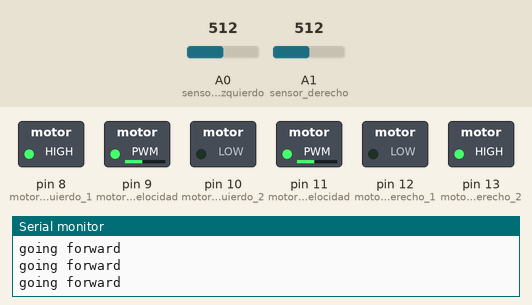
Simulated run of this sketch. Board: Arduino Uno, built with avr-gcc and run on an emulated ATmega328P. Parts: switched loads named in the sketch (green lamp = pin HIGH), the last lines printed to the serial monitor. The inputs (shaded band) are chosen by the test bench; at power-on: A0 (sensor_izquierdo) = 512, A1 (sensor_derecho) = 512.

Above: at 4.2 s.
4.3 s: A0 (sensor_izquierdo) set to 489
At 5.3 s:
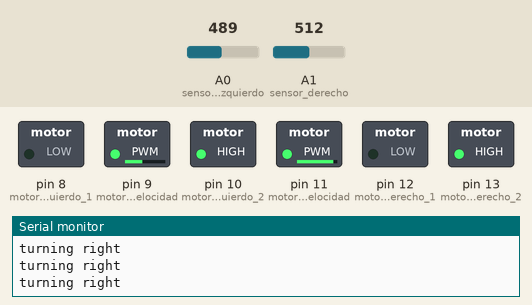
5.8 s: A1 (sensor_derecho) set to 485
At 6.6 s:
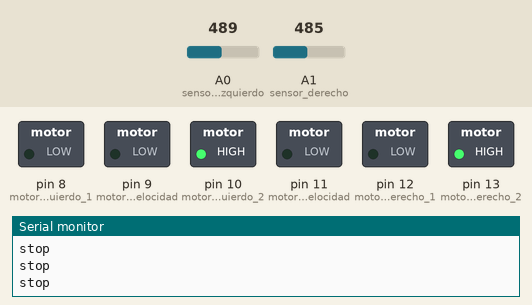
7.3 s: A0 (sensor_izquierdo) set to 510
At 8.0 s:
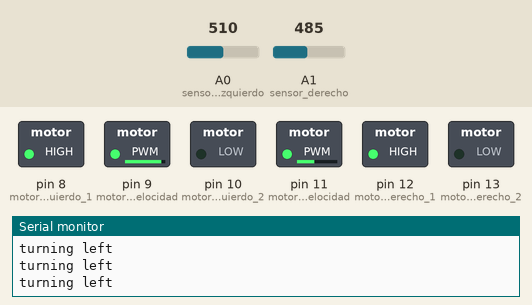
8.8 s: A0 (sensor_izquierdo) set to 490
At 10.0 s:
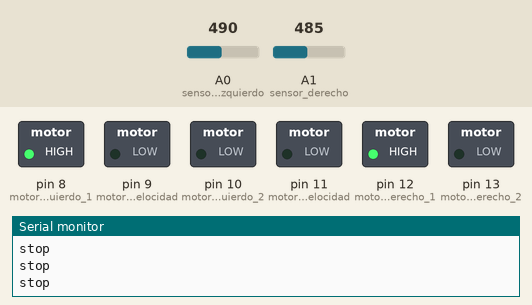
10.3 s: A1 (sensor_derecho) set to 510
At 11.6 s:
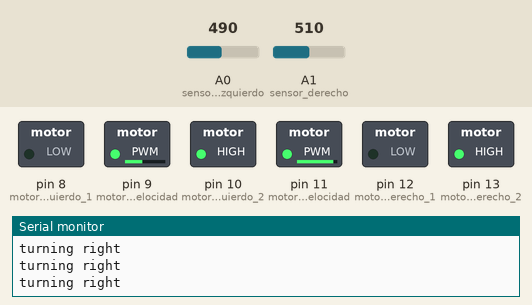
13.3 s: A0 (sensor_izquierdo) set to 511
At 14.3 s:
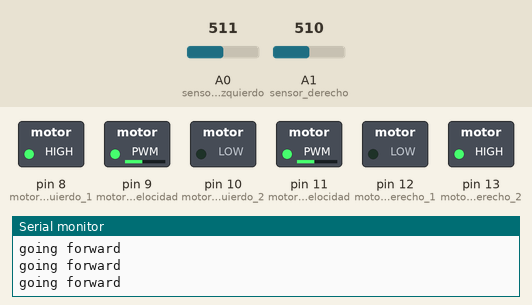
Timing chart, 0 to 15.8 s (numbered marks = the images above; inputs shaded):
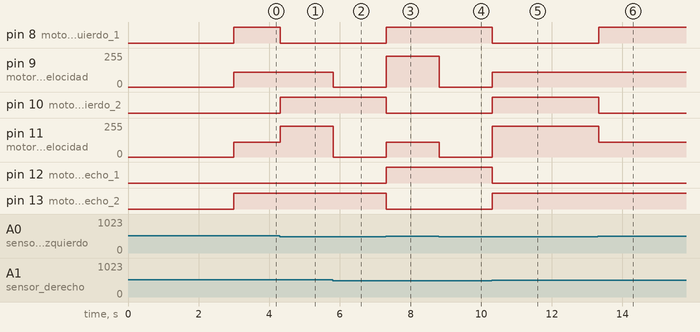

Measured:
- the behaviour switches between 500 and 499 on A0 (sensor_izquierdo) (found by bisection; images 0 and 1)
- the behaviour switches between 500 and 499 on A1 (sensor_derecho) (found by bisection; images 1 and 2)
- after the input at 4.3 s, pin 8 (motor_izquierdo_1): HIGH → LOW at once; pin 10 (motor_izquierdo_2): LOW → HIGH at once; pin 11 (motor_derecho_velocidad): 110/255 → 230/255 at once
- after the input at 5.8 s, pin 9 (motor_izquierdo_velocidad): 110/255 → 0/255 at once; pin 11 (motor_derecho_velocidad): 230/255 → 0/255 at once
- after the input at 7.3 s, pin 8 (motor_izquierdo_1), pin 12 (motor_derecho_1): LOW → HIGH at once; pin 9 (motor_izquierdo_velocidad): 0/255 → 230/255 at once; pin 10 (motor_izquierdo_2), pin 13 (motor_derecho_2): HIGH → LOW at once; pin 11 (motor_derecho_velocidad): 0/255 → 110/255 at once
- after the input at 8.8 s, pin 9 (motor_izquierdo_velocidad): 230/255 → 0/255 at once; pin 11 (motor_derecho_velocidad): 110/255 → 0/255 at once
- after the input at 10.3 s, pin 8 (motor_izquierdo_1), pin 12 (motor_derecho_1): HIGH → LOW at once; pin 9 (motor_izquierdo_velocidad): 0/255 → 110/255 at once; pin 10 (motor_izquierdo_2), pin 13 (motor_derecho_2): LOW → HIGH at once; pin 11 (motor_derecho_velocidad): 0/255 → 230/255 at once
- after the input at 13.3 s, pin 8 (motor_izquierdo_1): LOW → HIGH at once; pin 10 (motor_izquierdo_2): HIGH → LOW at once; pin 11 (motor_derecho_velocidad): 230/255 → 110/255 at once

The sketch:

02-avanzado.ino
```cpp
//PINES DE CONEXIÓN
  const int motor_izquierdo_1      = 8;
  const int motor_izquierdo_2      = 10;
  const int motor_izquierdo_velocidad  = 9;
  const int motor_derecho_1      = 12;
  const int motor_derecho_2      = 13;
  const int motor_derecho_velocidad  = 11;
  const int sensor_izquierdo =A0;
  const int sensor_derecho =A1;
//VARIABLES DE USO INTERNO
  int velocidad_crucero = 110;        // MAX 255
  int giro_velocidad = 230;    // MAX 255
  int giro_retardo = 10;
  int sensor_izquierdo_estado;
  int sensor_derecho_estado;
//CONFIGURAMOS ARDUNIO
  void setup() {
    pinMode(motor_izquierdo_1, OUTPUT);
    pinMode(motor_izquierdo_2, OUTPUT);
    pinMode(motor_derecho_1, OUTPUT);
    pinMode(motor_derecho_2, OUTPUT);
    Serial.begin(9600);
    delay(3000);
  }
//PROGRAMA DEL SEGUIDOR DE LINEAS
  void loop() {
    sensor_izquierdo_estado = analogRead(sensor_izquierdo);
    sensor_derecho_estado = analogRead(sensor_derecho);
    if(sensor_derecho_estado > 500 && sensor_izquierdo_estado < 500)
    {
      Serial.println("turning right");
      digitalWrite (motor_izquierdo_1,LOW);
      digitalWrite(motor_izquierdo_2,HIGH);
      digitalWrite (motor_derecho_1,LOW);
      digitalWrite(motor_derecho_2,HIGH);
      analogWrite (motor_izquierdo_velocidad, velocidad_crucero);
      analogWrite (motor_derecho_velocidad, giro_velocidad);
    }
    if(sensor_derecho_estado < 500 && sensor_izquierdo_estado > 500)
    {
      Serial.println("turning left");
      digitalWrite (motor_izquierdo_1,HIGH);
      digitalWrite(motor_izquierdo_2,LOW);
      digitalWrite (motor_derecho_1,HIGH);
      digitalWrite(motor_derecho_2,LOW);
      analogWrite (motor_izquierdo_velocidad, giro_velocidad);
      analogWrite (motor_derecho_velocidad, velocidad_crucero);
      delay(giro_retardo);
    }
    if(sensor_derecho_estado > 500 && sensor_izquierdo_estado > 500)
    {
      Serial.println("going forward");
      digitalWrite (motor_izquierdo_2,LOW);
      digitalWrite(motor_izquierdo_1,HIGH);
      digitalWrite (motor_derecho_2,HIGH);
      digitalWrite(motor_derecho_1,LOW);
      analogWrite (motor_izquierdo_velocidad, velocidad_crucero);
      analogWrite (motor_derecho_velocidad, velocidad_crucero);
      delay(giro_retardo);
    }
    if(sensor_derecho_estado < 500 && sensor_izquierdo_estado < 500)
    {
      Serial.println("stop");
      analogWrite (motor_izquierdo_velocidad, 0);
      analogWrite (motor_derecho_velocidad, 0);
    }
  }
```
